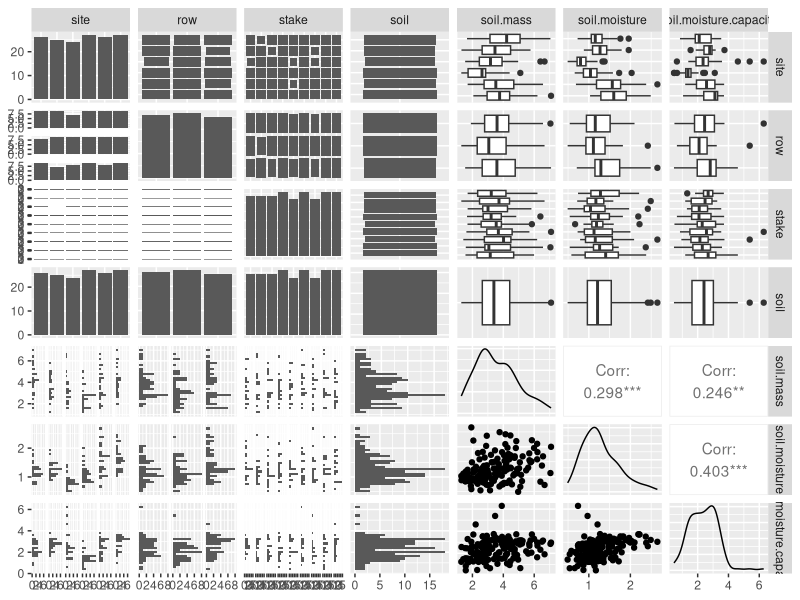

Generate this figure with R: (Note: this script raises an error after producing the figure.)
## ---- chunk 1
#Load packages
library(ggplot2)
library(GGally)
library(lme4)
library(dplyr)
## ---- chunk 2
soil <- read.csv("soil.csv")
soil <- soil %>%
  #select(-row, -stake) %>%
  rename %>%
  mutate(soil = case_when(
    soil == "FF" ~ "Forest floor",
    soil == "MIN" ~ "Mineral soil",
    TRUE ~ soil)) %>%
  mutate(site = case_when(
    site == "P1" ~ "Plow 1",
    site == "P2" ~ "Plow 2",
    site == "S1" ~ "Pasture 1",
    site == "S2" ~ "Pasture 2",
    site == "W1" ~ "Woodlot 1",
    site == "W2" ~ "Woodlot 2",
    TRUE ~ site))

#Remove NAs
soil <- na.omit(soil)
#soil <- drop_na(soil$soil.moisture)
soil$stake <- as.factor(soil$stake)
soil$row <- as.factor(soil$row)
soil$site <- as.factor(soil$site)

#Visualize data
ggpairs(soil, c("site", "row", "stake", "soil", "soil.mass", "soil.moisture", "soil.moisture.capacity"))

#Count unique values for each variable
sapply(lapply(soil, unique), length)
  #soil variable only has one unique value (Forest floor) --> drop from model

#Create a model --> soil moisture as dependent variable
smois <- lmer(soil.moisture ~ factor(site) + (1|row) + (1|stake) + ff.thickness + bulk.density + soil.mass + ph.h2o + ph.cacl2 + c + n + om + p + nh4 + no3 + n.min + nitr + cec + ca + mg + k + soil.moisture + soil.moisture.capacity, data = soil)
summary(smois)
  #random effects
    #standard deviation -->  This is a measure of the variability for each random effect that you added to the model
    #row, stake -->effect of row/stake, overall variation within row/stake, gives us the variance...std. dev. is the effect size (effect of row/stake on overall soil moisture)
   #Residual --> stands for the variability that’s not due to either stake or row
    #row effect is greater than stake --> looking at std. dev. to determine this
  #fixed effects
    #coefficients --> represent the slope for the categorical effect of soil data
    #t- value --> simply the estimate divided by the standard error
    #intercept = the average of our data for the Pasture 1 location
condition
plot(smois)

#Assumptions: creating a residual plot, a histogram of the residuals or a Q-Q plot 

smois2 <- lm(soil.moisture ~ factor(site) + (1|row) + (1|stake) + ff.thickness + bulk.density + soil.mass + soil.moisture + soil.moisture.capacity, data = soil)
summary(smois2)
